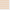
Frame 1 (no input)
Frame 2 (the mouse pressed at the canvas centre, redrawn once): identical to frame 1, image omitted

The p5.js sketch that drew this single still picture (run headless with seeded random() and noise() and a simulated clock; the mouse was pressed at the canvas centre and the sketch redrawn once):

// p5.js sketch
// ── sketch.js
var space;
var area;
var pointCoords = [], pointX = [], pointY = [];
pointCoords = [pointX, pointY];
var i = 0;

function setup() {
  createCanvas(10,10);
  space = 2;
  noLoop();  // Run once and stop
}

function draw() {
  background("#eee");
  area = width * height;
  var maxWidthOrHeight = Math.max(width, height);
  console.log("The max width or height is: " + maxWidthOrHeight);
  
  /* for (var i = 0; i < (width * height); i++){
    console.log("Outermost loop (i loop): (" + pointX[i-1] + ", " + pointY[i-1] + ")");
  }*/
  
  for (var x = 0; x < width; x+= space){
    //console.log("2nd-level loop (x loop): (" + pointX[i] + ", " + pointY[i] + ")");

    for (var y = 0; y < height; y+= space, i++){
      stroke("#e67e22");
      point(x, y);
      pointX[i] = x;
      pointY[i] = y;
      
      // console.log("Innermost loop (y loop): (" + pointX[i] + ", " + pointY[i] + ")");
      // console.log("pointX[" + i +"]: " + pointX[i] + " --  pointY[" + i +"]: " + pointY[i] + " -- (" + pointX[i] + ", " + pointY[i] + ")");
      // console.log("pointY[" + i +"]: " + pointY[i]);
      
    }
  }
  
  
  /* ------- DEBUG AREA --------- */
  /*
  var randX = int(random(0, (area / 4)));
  var randY = int(random(0, (area / 4)));
  
  console.log("random point: (" + pointX[randX] + ", " + pointY[randY] + ")");
  console.log (randX);
  console.log (randX);
  console.log (randX);
  console.log(randY);
  console.log(randY);
  console.log(randY);
  */
}
